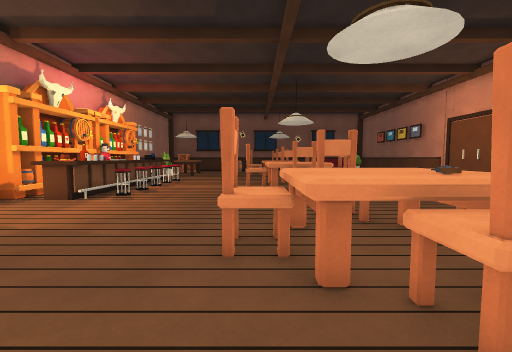
[1] (above)

19 first-person views from a walk through a Unity game level. The camera is 1.4 m above the floor, tilts 4° down and sees 90° across. The floor is counted in squares, 1 m on a side. Each view is taken from the middle of a square. On the plan, view 1 faces up. The plan holds only what a view shows up to about 13 squares ahead; the rest is blank. The player character is not drawn.

[2]
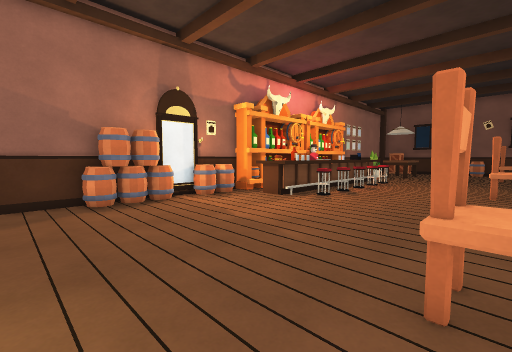

[3]
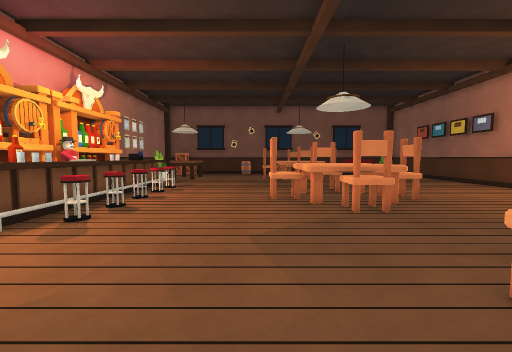

[4]
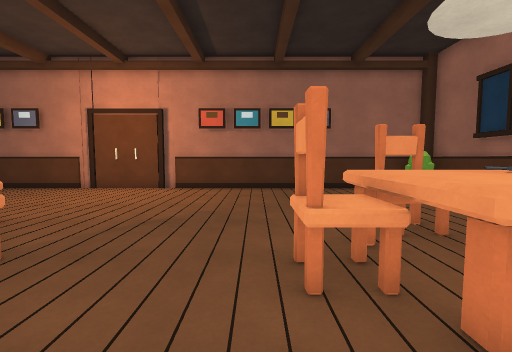

[5]
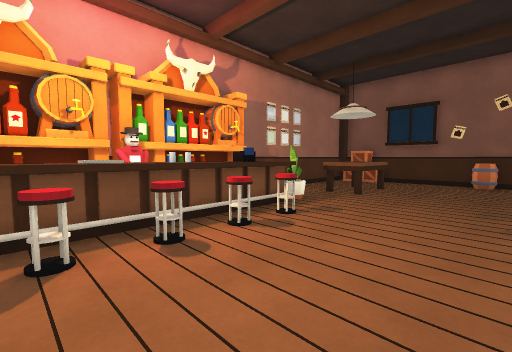

[6]
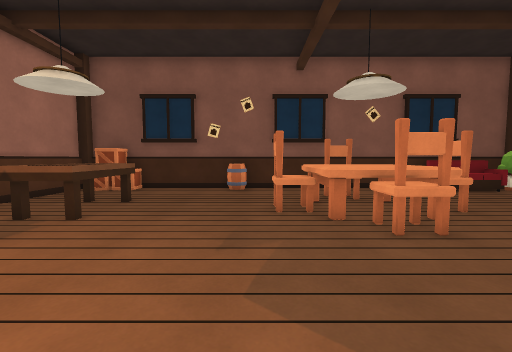

[7]
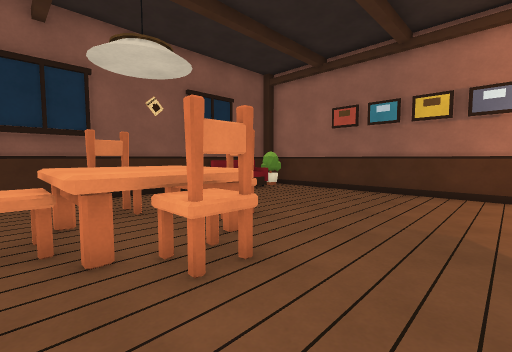

[8]
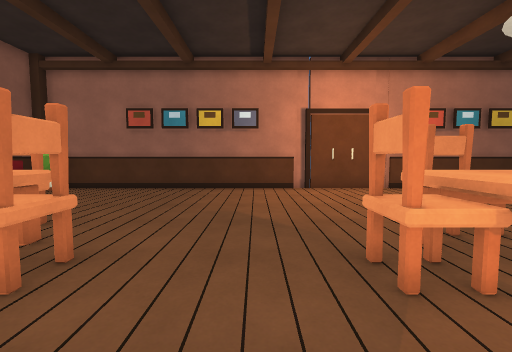

[9]
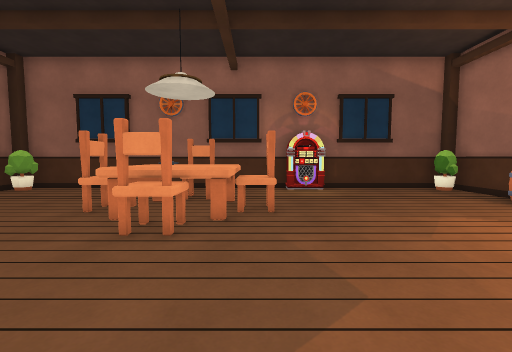

[10]
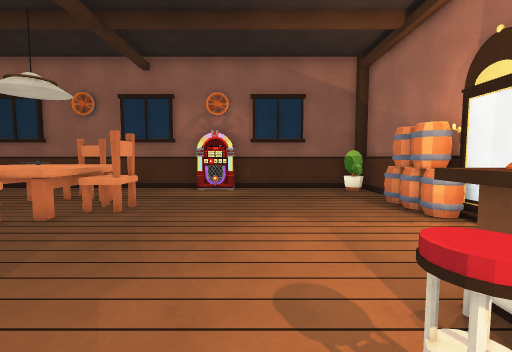

[11]
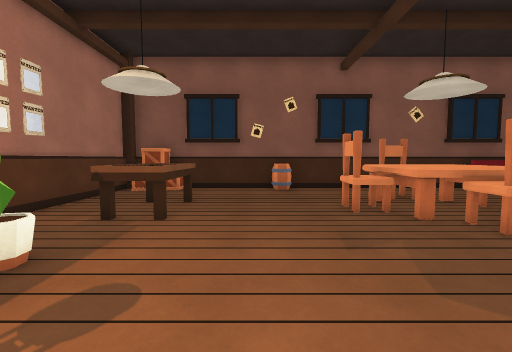

[12]
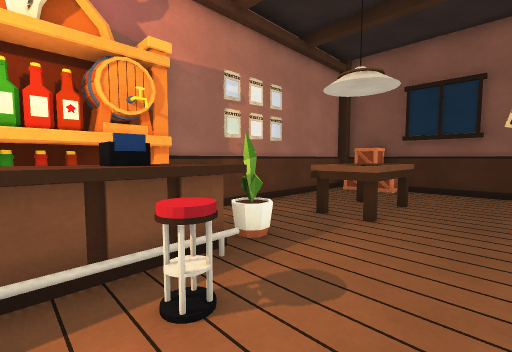

[13]
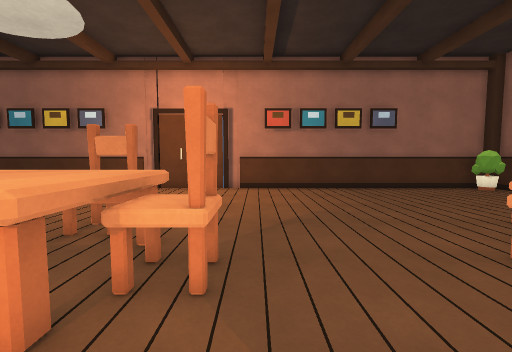

[14]
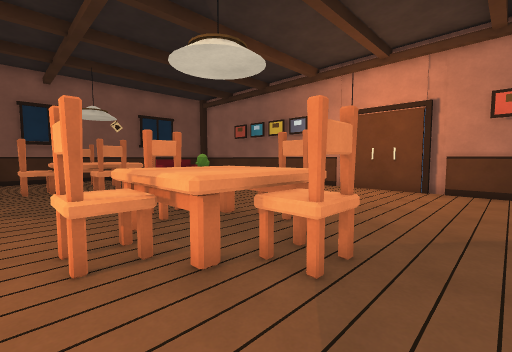

[15]
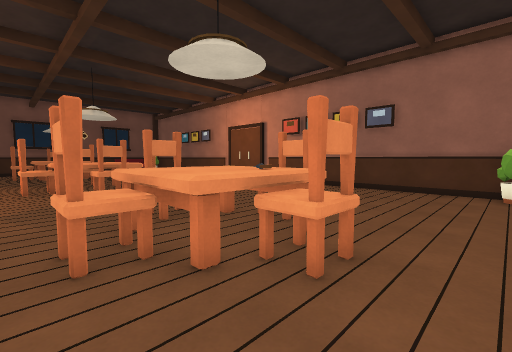

[16]
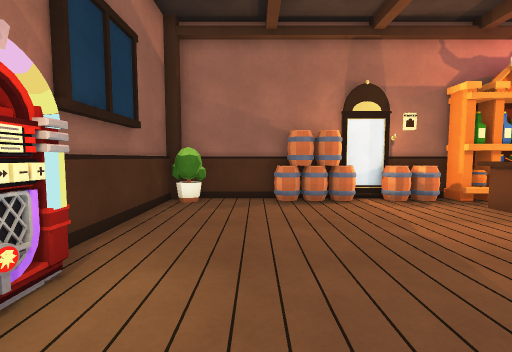

[17]
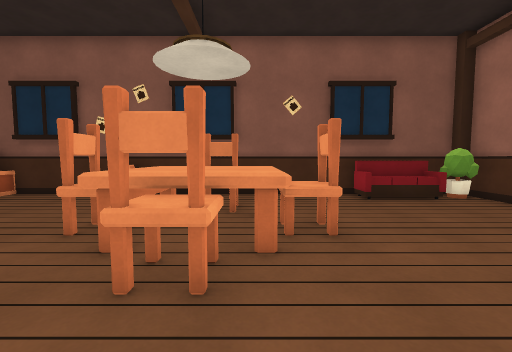

[18]
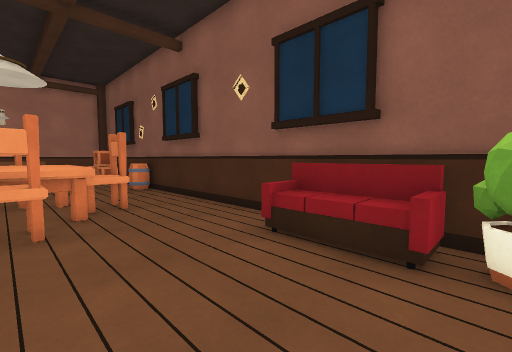

[19]
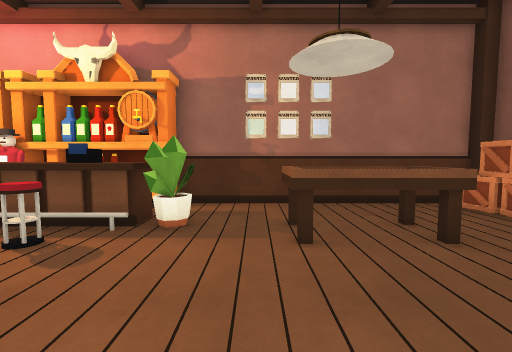

### Floor plan
Points are (right, up) in squares from view 1. A wall is a line through its corners. A room is listed if a view was taken in it or the views show most of it. See-through windows are left out.
Room 1 (views 1, 2, 3, 4, 5, 6, 7, 8, 9, 10, 11, 12, 13, 14, 15, 16, 17, 18, 19)
walls: (-6.1, 14.4) (-6.1, 13.4); (-6.1, 11.5) (-6.1, 9.5); (-6.3, 11.5) (-6.3, 10); (-6.3, 14.5) (-6.3, 13.5); (-5.8, 8.4) (-7.4, 8.4); (-5.8, 17.6) (-5.8, 9.4); (-6.1, 17.5) (-6.1, 15.7); (-7, 16.5) (-6.5, 16.5) (-6.5, 16); (-7.1, 17.5) (-6.3, 17.5) (-6.3, 15.5); (-8.9, 7.4) (-8.9, 6.5); (-8.9, 5) (-8.9, -0.6); (-1.5, -0.9) (10.6, -0.9); (-8.9, 26.6) (-8.9, 17.5); (10.9, -0.6) (10.9, 26.6); (-8.6, -0.9) (-3, -0.9); (10.6, 26.9) (-8.6, 26.9)
low walls: (-6.3, 26.9) (-6.3, 26)
ways out: opening at (-6.5, 12.5) to room 2; gap at (-7, 8) to room 2; opening at (-6.5, 15) to room 3
objects: other object (-9, 6); other object (-8, 0); other object (-8, 3); other object (-8, 4); other object (-8, 5); other object (-8, 7); other object (-7, 18); other object (-7, 26); other object (-6, 18); other object (-6, 19); other object (-6, 21) to (-5, 23); other object (-5, 10); other object (-5, 11) to (-5, 12); other object (-5, 13); other object (-5, 14) to (-5, 15); other object (-5, 16); other object (-5, 18); other object (-3, -1) to (-2, 0); other object (-2, 26); other object (0, 4); other object (0, 13); other object (0, 22); other object (1, 3) to (3, 5); other object (1, 12) to (3, 14); other object (1, 21) to (3, 23); other object (2, 2); other object (2, 6); other object (2, 11); other object (2, 15); other object (2, 20); other object (2, 24); other object (4, 4); other object (4, 13); other object (4, 22); other object (7, 26) to (9, 26); other object (10, 0); other object (10, 26)
Room 2 (no view inside)
walls: (-6.4, 12.2) (-6.9, 12.2); (-8.9, 8.8) (-8.9, 7.4); (-6.3, 13.4) (-6.3, 11.5); (-6.1, 13.4) (-6.1, 11.5)
ways out: opening at (-6.5, 12.5) to room 1; gap at (-7, 8) to room 1
objects: other object (-8, 8); other object (-8, 9) to (-8, 12); other object (-8, 13) to (-8, 14); other object (-7, 9) to (-6, 9); other object (-7, 10)
Room 3 (no view inside)
walls: (-6.3, 15.5) (-6.3, 14.5); (-6.1, 15.6) (-6.1, 14.4); (-6.5, 16) (-7, 16)
ways out: opening at (-6.5, 15) to room 1
objects: other object (-8, 15) to (-8, 17)

Positions as (right, up) in squares from view 1, and headings:
1: (0, 0), facing up
2: (0, 1), facing up-left
3: (-1, 4), facing up
4: (-1, 7), facing right
5: (-1, 11), facing up-left
6: (-1, 15), facing up
7: (0, 17), facing up-right
8: (-1, 17), facing right
9: (0, 11), facing down
10: (-4, 11), facing down
11: (-3, 15), facing up
12: (-3, 15), facing up-left
13: (-1, 10), facing right
14: (-1, 9), facing up-right
15: (-1, 0), facing up-right
16: (0, 2), facing left
17: (3, 17), facing up
18: (10, 22), facing up-left
19: (-1, 20), facing left
